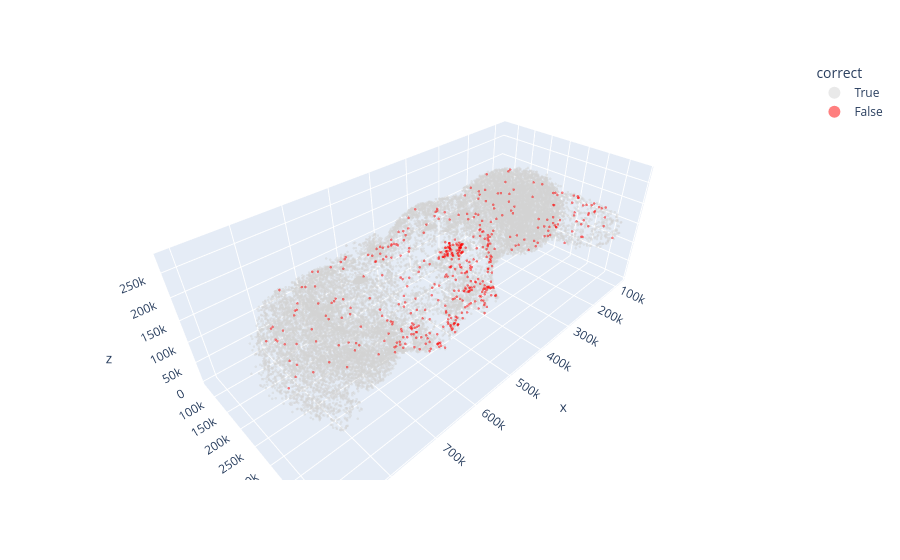

The notebook cell this image was saved under:
### Markdown cell above
## Γράφημα ανά κλάση

3D scatter των 20.887 νευρώνων του test set, στη θέση τους στον εγκέφαλο, χρωματισμένοι ανά προβλεπόμενο `super_class` (`y_pred`).

### Code cell
df["correct"] = df["y_true"] == df["y_pred"]

fig2 = px.scatter_3d(
    df, x="x", y="y", z="z",
    color="correct",
    color_discrete_map={True: "lightgray", False: "red"},
    opacity=0.5,
    hover_data=["y_true", "y_pred"],
)
fig2.update_traces(marker_size=1.5)
fig2.update_layout(scene_aspectmode="data", legend_itemsizing="constant")
fig2.show()

### Figure 1 — Plotly figure (JSON) as saved in the notebook; plotly's stock layout.template omitted (floating-point values rounded to 4 significant figures; data arrays with more than 128 entries replaced by an {"elided": "..."} marker saying what was removed)
{"data": [{"customdata": {"elided": "20408x2 str values"}, "hovertemplate": "correct=True<br>x=%{x}<br>y=%{y}<br>z=%{z}<br>y_true=%{customdata[0]}<br>y_pred=%{customdata[1]}<extra></extra>", "legendgroup": "True", "marker": {"color": "lightgray", "opacity": 0.5, "size": 1.5, "symbol": "circle"}, "mode": "markers", "name": "True", "scene": "scene", "showlegend": true, "type": "scatter3d", "x": {"elided": "20408 float values"}, "y": {"elided": "20408 float values"}, "z": {"elided": "20408 float values"}}, {"customdata": {"elided": "479x2 str values"}, "hovertemplate": "correct=False<br>x=%{x}<br>y=%{y}<br>z=%{z}<br>y_true=%{customdata[0]}<br>y_pred=%{customdata[1]}<extra></extra>", "legendgroup": "False", "marker": {"color": "red", "opacity": 0.5, "size": 1.5, "symbol": "circle"}, "mode": "markers", "name": "False", "scene": "scene", "showlegend": true, "type": "scatter3d", "x": {"elided": "479 float values"}, "y": {"elided": "479 float values"}, "z": {"elided": "479 float values"}}], "layout": {"legend": {"itemsizing": "constant", "title": {"text": "correct"}, "tracegroupgap": 0}, "margin": {"t": 60}, "scene": {"aspectmode": "data", "domain": {"x": [0.0, 1.0], "y": [0.0, 1.0]}, "xaxis": {"title": {"text": "x"}}, "yaxis": {"title": {"text": "y"}}, "zaxis": {"title": {"text": "z"}}}}}
